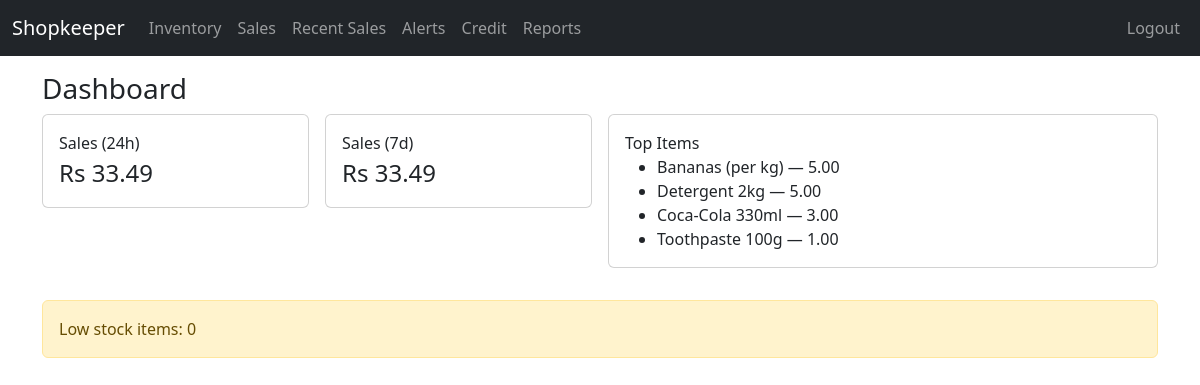
Page /reports/dashboard (signed in) on the committed database.
### shop/models.py (models this page shows)
class Item(db.Model):
    id = db.Column(db.Integer, primary_key=True)
    sku = db.Column(db.String(64), unique=True, nullable=False)
    name = db.Column(db.String(200), nullable=False)
    category = db.Column(db.String(100))
    unit = db.Column(db.String(32), default="pcs")
    cost_price = db.Column(db.Numeric(12,2), default=0)
    sale_price = db.Column(db.Numeric(12,2), default=0)
    tax_rate = db.Column(db.Numeric(5,2), default=0)
    stock_qty = db.Column(db.Numeric(12,2), default=0)
    min_qty = db.Column(db.Numeric(12,2), default=0)
    expiry_date = db.Column(db.Date)
    supplier = db.Column(db.String(200))
    notes = db.Column(db.Text)
    created_at = db.Column(db.DateTime, default=utcnow, nullable=False)
    updated_at = db.Column(db.DateTime, default=utcnow, onupdate=utcnow, nullable=False)
    movements = relationship("StockMovement", backref="item", lazy="dynamic")

### shop/reports.py (the view)
@reports_bp.route("/dashboard")
@login_required
def dashboard():
    now = datetime.utcnow()
    day_ago = now - timedelta(days=1)
    week_ago = now - timedelta(days=7)
    sales_24h = db.session.query(func.coalesce(func.sum(Sale.total), 0)).filter(Sale.created_at >= day_ago).scalar() or 0
    sales_7d = db.session.query(func.coalesce(func.sum(Sale.total), 0)).filter(Sale.created_at >= week_ago).scalar() or 0
    top_items = db.session.query(SaleItem.item_id, func.sum(SaleItem.qty).label("qty")) \
        .group_by(SaleItem.item_id).order_by(func.sum(SaleItem.qty).desc()).limit(5).all()
    top_items_detail = [(Item.query.get(iid), qty) for iid, qty in top_items]
    low_stock = Item.query.filter(Item.stock_qty <= Item.min_qty).count()
    return render_template("dashboard.html",
                           sales_24h=sales_24h, sales_7d=sales_7d, top_items=top_items_detail, low_stock=low_stock)

### shop/models.py (called while the page is built)
@login_manager.user_loader
def load_user(user_id):
    return User.query.get(int(user_id))

### shop/templates/dashboard.html
{% extends 'base.html' %}
{% block content %}
<h3>Dashboard</h3>
<div class="row g-3">
  <div class="col-md-3">
    <div class="card"><div class="card-body">
      <div>Sales (24h)</div>
      <div class="fs-4">Rs {{ '%.2f' % sales_24h }}</div>
    </div></div>
  </div>
  <div class="col-md-3">
    <div class="card"><div class="card-body">
      <div>Sales (7d)</div>
      <div class="fs-4">Rs {{ '%.2f' % sales_7d }}</div>
    </div></div>
  </div>
  <div class="col-md-6">
    <div class="card"><div class="card-body">
      <div>Top Items</div>
      <ul class="mb-0">
        {% for item, qty in top_items %}
          <li>{{ item.name }} — {{ qty }}</li>
        {% endfor %}
      </ul>
    </div></div>
  </div>
  <div class="col-md-12">
    <div class="alert alert-warning mt-3">Low stock items: {{ low_stock }}</div>
  </div>
</div>
{% endblock %}

### shop/static/css/styles.css (style rules this page uses)
body { padding-bottom: 40px; }

### rows in the picture
Item: name "Bananas (per kg)", min_qty "5.00"
Item: name "Detergent 2kg", id "5.00"
Item: name "Coca-Cola 330ml", qty "3.00"
Item: name "Toothpaste 100g", qty "1.00"

### other values in the picture
{{ '%.2f' % sales_24h }} "33.49"
{{ '%.2f' % sales_7d }} "33.49"
{{ low_stock }} "0"
